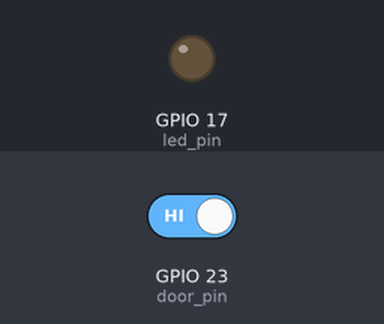
Bench run of a program on a simulated Raspberry Pi (BCM pin numbers). On the bench: output pins drawn as LEDs (lit = HIGH). The inputs (shaded band) are chosen by the test bench; at power-on: GPIO 23 (door_pin) HIGH. What the program prints to the terminal is not drawn.

Above: at 1.2 s.
1.3 s: GPIO 23 (door_pin) driven LOW
At 2.7 s:
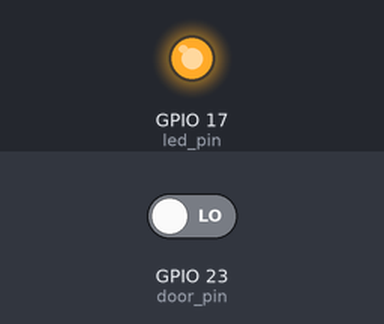
3.5 s: GPIO 23 (door_pin) driven HIGH
At 5.4 s:
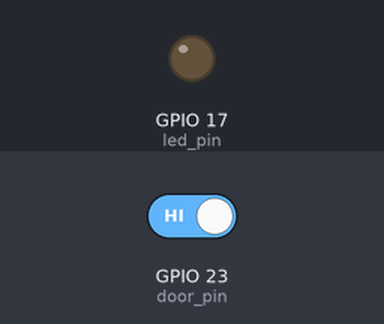
Timing chart, 0 to 6.9 s (numbered marks = the images above; inputs shaded):
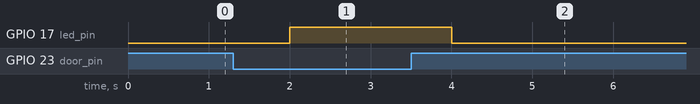

The program:

rpi-sentry.py
```python
#!/usr/bin/python

##
## Raspberry Pi Home Sentry - RPI script to monitor home
##

## Version 1 - Simple door monitor

## load libraries
import RPi.GPIO as io
import time

print "RPi Home Sentry\n\n"

## set GPIO mode to BCM - allows us to use GPIO number instead of pin number
io.setmode(io.BCM)
io.setwarnings(False)

## set GPIO pins to use
door_pin = 23
led_pin = 17
print("Sentry Activated - Watching: GPIO %d" % door_pin)
print("  Using LED on GPIO %d" % led_pin)

## use the built-in "pull-up" resistor
io.setup(door_pin, io.IN, pull_up_down=io.PUD_UP)  # activate input
io.setup(led_pin, io.OUT) # activate LED

## States for door: 0=closed, 1=open, 2=init
door=2
watchcount=0

## infinite loop
while True:
    ## if switch is open
    if (io.input(door_pin)==True and door!=0):
        door=0
        print("Door closed after %d seconds" % watchcount)
        # do some action
	io.output(led_pin,io.LOW)
    ## if switch is closed
    if (io.input(door_pin)==False and door!=1):
        door=1
	watchcount = 0
        print "Door open"
        # do some action
	io.output(led_pin,io.HIGH)
    if (door==1):
	watchcount = watchcount + 1
	print("\rCount: %ds" % watchcount)
    time.sleep(1) # 1 second wait
```

Measured:
- after the input at 1.3 s, GPIO 17 (led_pin): LOW → HIGH after 0.70 s
- after the input at 3.5 s, GPIO 17 (led_pin): HIGH → LOW after 0.50 s
